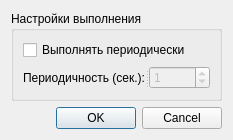
<?xml version="1.0" encoding="UTF-8"?>
<ui version="4.0">
 <class>EditorSettingDialog</class>
 <widget class="QDialog" name="EditorSettingDialog">
  <property name="geometry">
   <rect>
    <x>0</x>
    <y>0</y>
    <width>213</width>
    <height>123</height>
   </rect>
  </property>
  <property name="windowTitle">
   <string>Dialog</string>
  </property>
  <layout class="QVBoxLayout" name="verticalLayout_2">
   <item>
    <widget class="QGroupBox" name="groupBox">
     <property name="title">
      <string>Настройки выполнения</string>
     </property>
     <layout class="QVBoxLayout" name="verticalLayout">
      <item>
       <widget class="QCheckBox" name="checkPeriodFlag">
        <property name="text">
         <string>Выполнять периодически</string>
        </property>
       </widget>
      </item>
      <item>
       <widget class="QSplitter" name="splitter">
        <property name="orientation">
         <enum>Qt::Horizontal</enum>
        </property>
        <widget class="QLabel" name="label">
         <property name="text">
          <string>Периодичность (сек.):</string>
         </property>
        </widget>
        <widget class="QSpinBox" name="spinPeriod">
         <property name="enabled">
          <bool>false</bool>
         </property>
         <property name="maximum">
          <number>86400</number>
         </property>
         <property name="value">
          <number>1</number>
         </property>
        </widget>
       </widget>
      </item>
     </layout>
    </widget>
   </item>
   <item>
    <widget class="QDialogButtonBox" name="buttonBox">
     <property name="orientation">
      <enum>Qt::Horizontal</enum>
     </property>
     <property name="standardButtons">
      <set>QDialogButtonBox::Cancel|QDialogButtonBox::Ok</set>
     </property>
    </widget>
   </item>
  </layout>
 </widget>
 <resources/>
 <connections>
  <connection>
   <sender>buttonBox</sender>
   <signal>accepted()</signal>
   <receiver>EditorSettingDialog</receiver>
   <slot>accept()</slot>
   <hints>
    <hint type="sourcelabel">
     <x>203</x>
     <y>105</y>
    </hint>
    <hint type="destinationlabel">
     <x>157</x>
     <y>122</y>
    </hint>
   </hints>
  </connection>
  <connection>
   <sender>buttonBox</sender>
   <signal>rejected()</signal>
   <receiver>EditorSettingDialog</receiver>
   <slot>reject()</slot>
   <hints>
    <hint type="sourcelabel">
     <x>203</x>
     <y>111</y>
    </hint>
    <hint type="destinationlabel">
     <x>212</x>
     <y>122</y>
    </hint>
   </hints>
  </connection>
  <connection>
   <sender>checkPeriodFlag</sender>
   <signal>toggled(bool)</signal>
   <receiver>spinPeriod</receiver>
   <slot>setEnabled(bool)</slot>
   <hints>
    <hint type="sourcelabel">
     <x>96</x>
     <y>42</y>
    </hint>
    <hint type="destinationlabel">
     <x>160</x>
     <y>67</y>
    </hint>
   </hints>
  </connection>
 </connections>
</ui>
